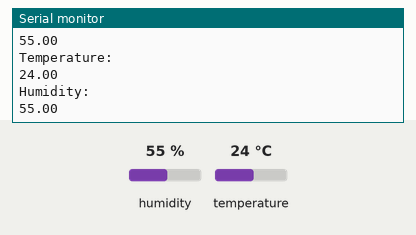
A sketch run on a simulated Arduino Uno, built with avr-gcc and run on an emulated ATmega328P. On the bench: the last lines printed to the serial monitor. The inputs (shaded band) are chosen by the test bench; at power-on: humidity 55 %, temperature 24 °C.

Above: at 4.8 s.
4.9 s: humidity set to 22 %
At 7.4 s:
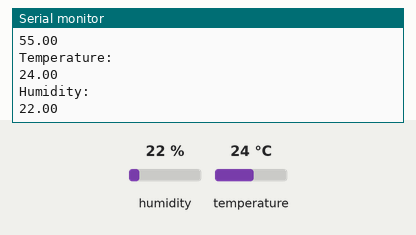
7.9 s: temperature set to 12 °C
At 9.2 s:
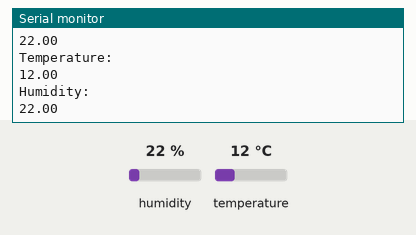
10.9 s: humidity set to 40 %
At 12.7 s:
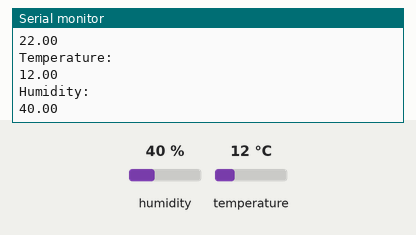
Timing chart, 0 to 14.2 s (numbered marks = the images above; inputs shaded):
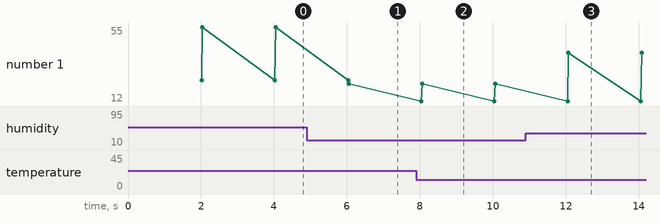

The sketch:

DHT22_Code.ino
```cpp
#include "DHT.h"
#define DHT22_PIN 4

DHT dht22(DHT22_PIN, DHT22);

void setup() {
  Serial.begin(9600);
  dht22.begin();

}

void loop() {

  delay(2000);

  float humidity = dht22.readHumidity();
  float cTemperature = dht22.readTemperature();

  if (isnan(humidity) || isnan(cTemperature)) {

    Serial.println("Failed to read from dht22 sensor!\n");
    return;

  }

  Serial.println("Temperature: ");
    Serial.println(cTemperature);
    Serial.println("Humidity: ");
    Serial.println(humidity);

}
```

Measured:
- after the input at 4.9 s, the serial monitor: prints a new line after 1.2 s (image 1)
- after the input at 7.9 s, the serial monitor: prints a new line after 0.14 s (image 2)
- after the input at 10.9 s, the serial monitor: prints a new line after 1.2 s (image 3)
- plotted number 1: 55 → 22 after the input at 4.9 s, 22 → 40 after the input at 10.9 s
